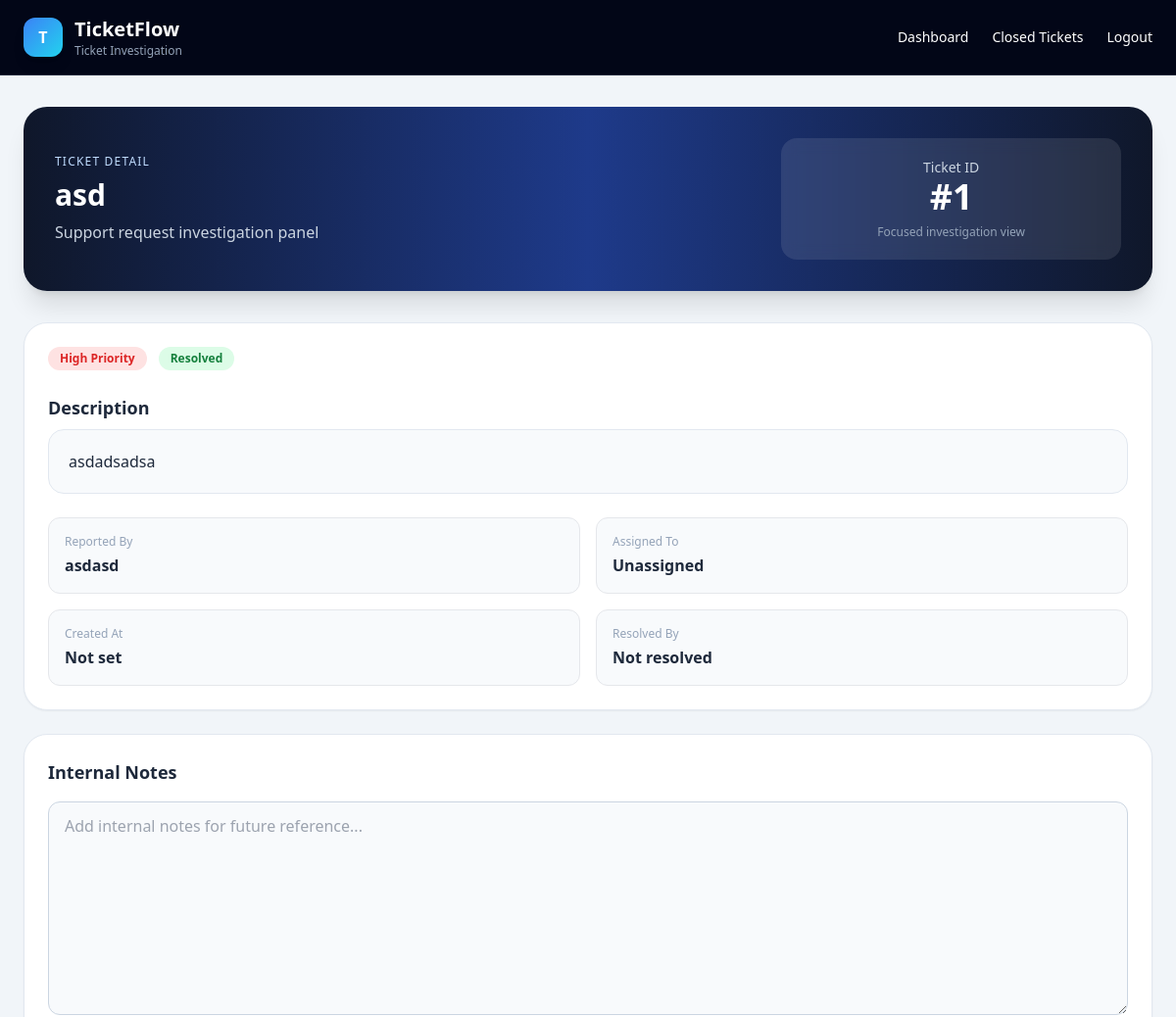
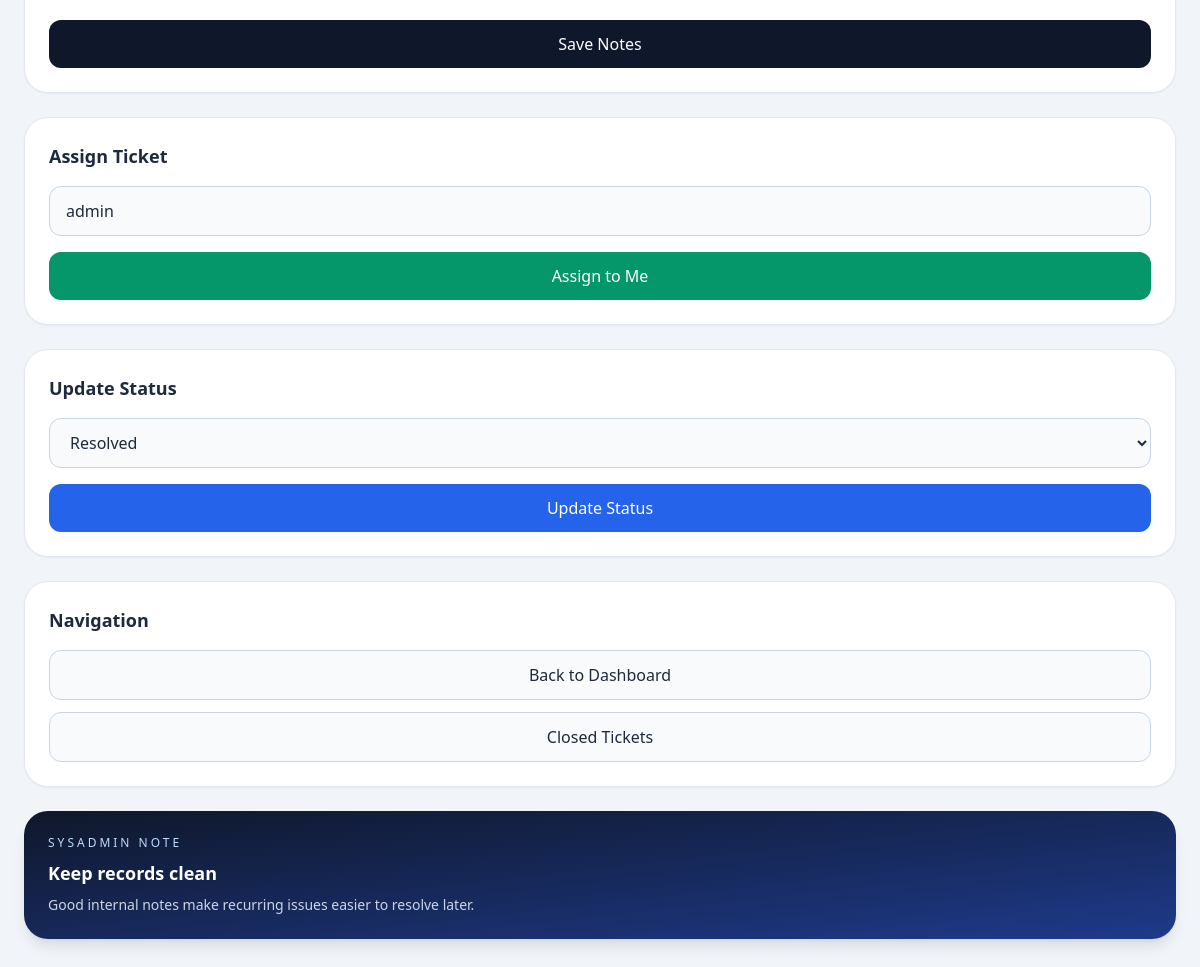
Screenshot of /ticket/1 (signed in) with the database file from the repository (2 pictures, top to bottom).
### tables this page shows
CREATE TABLE tickets (
    id INTEGER PRIMARY KEY AUTOINCREMENT,
    title TEXT NOT NULL,
    reported_by TEXT NOT NULL,
    description TEXT NOT NULL,
    priority TEXT NOT NULL,
    status TEXT DEFAULT 'Open',
    assignee TEXT,
    created_at DATETIME,
    resolved_by DATETIME
, internal_notes TEXT);

### app.py (the view)
@app.route('/ticket/<int:ticket_id>')
def ticket_detail(ticket_id):
    if not session.get('logged_in'):
        return redirect('/login')
    conn = sqlite3.connect('tickets.db')
    cursor = conn.cursor()
    cursor.execute("SELECT * FROM tickets WHERE id = ?", (ticket_id,))
    ticket = cursor.fetchone()
    conn.close()
    return render_template('ticket_detail.html', ticket=ticket)

### templates/ticket_detail.html (shortened to what this page needs)
<!DOCTYPE html>
<html>
  <head>
    <script src="https://cdn.tailwindcss.com"></script>
  </head>
  <body class="bg-slate-100 text-slate-800 min-h-screen">
    <nav class="bg-slate-950 text-white border-b border-slate-800 sticky top-0 z-50">
      <div class="max-w-7xl mx-auto px-6 py-4 flex justify-between items-center">
        <div class="flex items-center gap-3">
          <div class="w-10 h-10 rounded-xl bg-gradient-to-br from-blue-500 to-cyan-400 flex items-center justify-center font-bold shadow-lg">
            T
          </div>
          <div>
            <h1 class="text-xl font-bold">TicketFlow</h1>
            <p class="text-xs text-slate-400">Ticket Investigation</p>
          </div>
        </div>
        <div class="flex gap-6 text-sm">
          <a href="/dashboard" class="hover:text-blue-400">Dashboard</a>
          <a href="/closed_tickets" class="hover:text-blue-400">Closed Tickets</a>
          <a href="/logout" class="hover:text-red-400">Logout</a>
        </div>
      </div>
    </nav>
    <main class="max-w-7xl mx-auto px-6 py-8">
      <section class="bg-gradient-to-r from-slate-900 via-blue-900 to-slate-900 text-white rounded-3xl p-8 mb-8 shadow-xl fade-up">
        <div class="grid grid-cols-1 lg:grid-cols-3 gap-6 items-center">
          <div class="lg:col-span-2">
            <p class="uppercase text-xs tracking-widest text-blue-200 mb-2">
              Ticket Detail
            </p>
            <h2 class="text-3xl font-bold mb-2">
              {{ ticket[1] }}
            </h2>
            <p class="text-slate-300">
              Support request investigation panel
            </p>
          </div>
          <div class="bg-white/10 backdrop-blur rounded-2xl px-6 py-5 text-center">
            <p class="text-sm text-slate-300">Ticket ID</p>
            <p class="text-4xl font-bold">#{{ ticket[0] }}</p>
            <p class="text-xs text-slate-400 mt-2">Focused investigation view</p>
          </div>
        </div>
      </section>
      <section class="grid grid-cols-1 xl:grid-cols-12 gap-6">
        <div class="xl:col-span-8 space-y-6">
          <div class="bg-white rounded-3xl shadow-sm border border-slate-200 p-6 fade-up">
            <div class="flex flex-wrap items-center gap-3 mb-6">
              <span class="px-3 py-1 rounded-full text-xs font-semibold
              {% if ticket[4]=='High' %}
              bg-red-100 text-red-600
              {% elif ticket[4]=='Medium' %}
              bg-yellow-100 text-yellow-700
              {% else %}
              bg-green-100 text-green-700
              {% endif %}">
                {{ ticket[4] }} Priority
              </span>
              <span class="px-3 py-1 rounded-full text-xs font-semibold
              {% if ticket[5]=='Open' %}
              bg-yellow-100 text-yellow-700
              {% elif ticket[5]=='Working On It' %}
              bg-blue-100 text-blue-700
              {% elif ticket[5]=='Resolved' %}
              bg-green-100 text-green-700
              {% else %}
              bg-red-100 text-red-700
              {% endif %}">
                {{ ticket[5] }}
              </span>
            </div>
            <h3 class="text-lg font-bold mb-2">Description</h3>
            <div class="bg-slate-50 border border-slate-200 rounded-2xl p-5 mb-6">
              {{ ticket[3] }}
            </div>
            <div class="grid grid-cols-1 md:grid-cols-2 gap-4">
              <div class="bg-slate-50 border rounded-xl p-4">
                <p class="text-xs text-slate-400 mb-1">Reported By</p>
                <p class="font-semibold">{{ ticket[2] }}</p>
              </div>
              <div class="bg-slate-50 border rounded-xl p-4">
                <p class="text-xs text-slate-400 mb-1">Assigned To</p>
                <p class="font-semibold">{{ ticket[6] if ticket[6] else "Unassigned" }}</p>
              </div>
              <div class="bg-slate-50 border rounded-xl p-4">
                <p class="text-xs text-slate-400 mb-1">Created At</p>
                <p class="font-semibold">{{ ticket[7] if ticket[7] else "Not set" }}</p>
              </div>
              <div class="bg-slate-50 border rounded-xl p-4">
                <p class="text-xs text-slate-400 mb-1">Resolved By</p>
                <p class="font-semibold">{{ ticket[8] if ticket[8] else "Not resolved" }}</p>
              </div>
            </div>
          </div>
          <div class="bg-white rounded-3xl shadow-sm border border-slate-200 p-6 fade-up" style="animation-delay: 0.08s;">
            <h3 class="text-lg font-bold mb-4">Internal Notes</h3>
            <form action="/update_notes/{{ ticket[0] }}" method="POST" class="space-y-4">
              <textarea
                name="internal_notes"
                rows="8"
                class="w-full border border-slate-300 rounded-xl px-4 py-3 bg-slate-50 focus:ring-2 focus:ring-blue-400"
                placeholder="Add internal notes for future reference..."
              >{{ ticket[9] if ticket[9] else "" }}</textarea>
              <button
                type="submit"
                class="w-full bg-slate-900 text-white py-3 rounded-xl hover:bg-slate-800 transition"
              >
                Save Notes
              </button>
            </form>
          </div>
        </div>
        <div class="xl:col-span-4 space-y-6 fade-up">
          <div class="bg-white rounded-3xl shadow-sm border border-slate-200 p-6">
            <h3 class="text-lg font-bold mb-4">Assign Ticket</h3>
            <form action="/assign_ticket/{{ ticket[0] }}" method="POST" class="space-y-4">
              <input
                type="text"
                name="assignee"
                value="admin"
                class="w-full border border-slate-300 rounded-xl px-4 py-3 bg-slate-50"
                readonly
              />
              <button
                type="submit"
                class="w-full bg-emerald-600 text-white py-3 rounded-xl font-medium hover:bg-emerald-700 transition"
              >
                Assign to Me
              </button>
            </form>
          </div>
          <div class="bg-white rounded-3xl shadow-sm border border-slate-200 p-6">
            <h3 class="text-lg font-bold mb-4">Update Status</h3>
            <form action="/update_status/{{ ticket[0] }}" method="POST" class="space-y-4">
              <select
                name="status"
                class="w-full border border-slate-300 rounded-xl px-4 py-3 bg-slate-50 focus:ring-2 focus:ring-blue-400"
              >
                <option value="Resolved" {% if ticket[5]=='Resolved' %}selected{% endif %}>Resolved</option>
              </select>
              <button
                type="submit"
                class="w-full bg-blue-600 text-white py-3 rounded-xl font-medium hover:bg-blue-700 transition"
              >
                Update Status
              </button>
            </form>
          </div>
          <div class="bg-white rounded-3xl shadow-sm border border-slate-200 p-6">
            <h3 class="text-lg font-bold mb-4">Navigation</h3>
            <div class="space-y-3">
              <a
                href="/dashboard"
                class="block w-full text-center border border-slate-300 bg-slate-50 py-3 rounded-xl hover:bg-slate-100"
              >
                Back to Dashboard
              </a>
              <a
                href="/closed_tickets"
                class="block w-full text-center border border-slate-300 bg-slate-50 py-3 rounded-xl hover:bg-slate-100"
              >
                Closed Tickets
              </a>
            </div>
          </div>
          <div class="bg-gradient-to-br from-slate-900 to-blue-900 text-white rounded-3xl p-6 shadow-lg">
            <p class="text-xs uppercase tracking-[0.25em] text-blue-200 mb-2">
              Sysadmin Note
            </p>
            <h3 class="text-lg font-bold mb-2">Keep records clean</h3>
            <p class="text-sm text-slate-300">
              Good internal notes make recurring issues easier to resolve later.
            </p>
          </div>
        </div>
      </section>
    </main>
  </body>
</html>

### templates/ticket_detail.html (style rules this page uses)
.fade-up { animation: fadeUp 0.55s ease forwards; }

### rows the page displays
tickets: title "asd", id "1", priority "High", status "Resolved", description "asdadsadsa", reported_by "asdasd"

### other values shown
{{ ticket[6] if ticket[6] else "Unassigned" }} "Unassigned"
{{ ticket[7] if ticket[7] else "Not set" }} "Not set"
{{ ticket[8] if ticket[8] else "Not resolved" }} "Not resolved"
